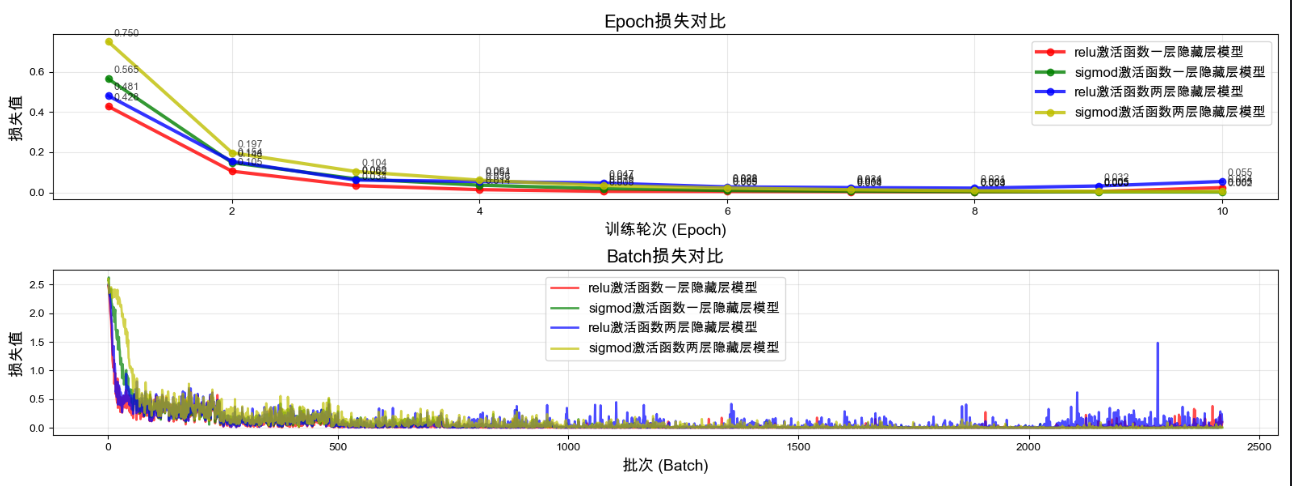

Python code for this plot:
import pandas as pd
import numpy as np
import torch
import torch.nn as nn
import torch.optim as optim
from torch.utils.data import Dataset, DataLoader
from matplotlib import pyplot as plt

# 设置字体
plt.rcParams['font.sans-serif'] = ['Arial Unicode MS']

# ... (Data loading and preprocessing remains the same) ...
dataset = pd.read_csv("../Week01/dataset.csv", sep="\t", header=None)
texts = dataset[0].tolist()
string_labels = dataset[1].tolist()

# 索引化，人工进行向量embedding
label_to_index = {label: i for i, label in enumerate(set(string_labels))}
# 为每个标签找到对应的索引向量
numerical_labels = [label_to_index[label] for label in string_labels]

char_to_index = {'<pad>': 0}
for text in texts:
    for char in text:
        if char not in char_to_index:
            char_to_index[char] = len(char_to_index)

index_to_char = {i: char for char, i in char_to_index.items()}
vocab_size = len(char_to_index)

max_len = 40


class CharBoWDataset(Dataset):
    def __init__(self, texts, labels, char_to_index, max_len, vocab_size):
        self.texts = texts
        self.labels = torch.tensor(labels, dtype=torch.long)
        self.char_to_index = char_to_index
        self.max_len = max_len
        self.vocab_size = vocab_size
        self.bow_vectors = self._create_bow_vectors()

    def _create_bow_vectors(self):
        tokenized_texts = []
        for text in self.texts:
            tokenized = [self.char_to_index.get(char, 0) for char in text[:self.max_len]]
            tokenized += [0] * (self.max_len - len(tokenized))
            tokenized_texts.append(tokenized)

        bow_vectors = []
        for text_indices in tokenized_texts:
            bow_vector = torch.zeros(self.vocab_size)
            for index in text_indices:
                if index != 0:
                    bow_vector[index] += 1
            bow_vectors.append(bow_vector)
        return torch.stack(bow_vectors)

    def __len__(self):
        return len(self.texts)

    def __getitem__(self, idx):
        return self.bow_vectors[idx], self.labels[idx]


class SimpleClassifier(nn.Module):
    def __init__(self, input_dim, hidden_dim, output_dim, activate):
        super(SimpleClassifier, self).__init__()
        self.fc1 = nn.Linear(input_dim, hidden_dim)
        self.activate = activate
        self.fc2 = nn.Linear(hidden_dim, output_dim)

    def forward(self, x):
        out = self.fc1(x)
        out = self.activate(out)
        out = self.fc2(out)
        return out


class SimpleClassifier2(nn.Module):
    def __init__(self, input_dim, hidden_dim, output_dim, activate):
        super(SimpleClassifier2, self).__init__()
        self.fc1 = nn.Linear(input_dim, hidden_dim)
        self.activate = activate
        self.fc2 = nn.Linear(hidden_dim, hidden_dim // 2)
        self.activate2 = activate
        self.fc3 = nn.Linear(hidden_dim // 2, output_dim)

    def forward(self, x):
        out = self.fc1(x)
        out = self.activate(out)
        out = self.fc2(out)
        out = self.activate2(out)
        out = self.fc3(out)
        return out


char_dataset = CharBoWDataset(texts, numerical_labels, char_to_index, max_len, vocab_size)
dataloader = DataLoader(char_dataset, batch_size=50, shuffle=True)

hidden_dim = 128
output_dim = len(label_to_index)
models = [SimpleClassifier(vocab_size, hidden_dim, output_dim, nn.ReLU()),
          SimpleClassifier(vocab_size, hidden_dim, output_dim, nn.Sigmoid()),
          SimpleClassifier2(vocab_size, hidden_dim, output_dim, nn.ReLU()),
          SimpleClassifier2(vocab_size, hidden_dim, output_dim, nn.Sigmoid())]
criterion = nn.CrossEntropyLoss()
optimizers = [optim.Adam(models[0].parameters(), lr=0.01), optim.Adam(models[1].parameters(), lr=0.01),
              optim.Adam(models[2].parameters(), lr=0.01), optim.Adam(models[3].parameters(), lr=0.01)]

num_epochs = 10
epoch_loss = [[], [], [], []]
batch_loss = [[], [], [], []]
for epoch in range(num_epochs):
    for model in models:
        model.train()
    running_loss = [0.0, 0.0, 0.0, 0.0]
    for idx, (inputs, labels) in enumerate(dataloader):
        for i, model in enumerate(models):
            # 梯度清零
            optimizers[i].zero_grad()
            # 前向传播
            outputs = model(inputs)
            # 损失计算
            loss = criterion(outputs, labels)
            # 反向传播
            loss.backward()
            # 参数更新
            optimizers[i].step()
            batch_loss[i].append(loss.item())
            running_loss[i] += loss.item()
    for i, loss in enumerate(running_loss):
        epoch_loss[i].append(np.round(loss / len(dataloader), 4))
    print(f"relu Epoch [{epoch + 1}/{num_epochs}], Loss: {running_loss[0] / len(dataloader):.4f}")
    print(f"sigmod Epoch [{epoch + 1}/{num_epochs}], Loss: {running_loss[1] / len(dataloader):.4f}")
    print(f"relu2 Epoch [{epoch + 1}/{num_epochs}], Loss: {running_loss[2] / len(dataloader):.4f}")
    print(f"sigmod2 Epoch [{epoch + 1}/{num_epochs}], Loss: {running_loss[3] / len(dataloader):.4f}")


def classify_text(text, model, char_to_index, vocab_size, max_len, index_to_label):
    tokenized = [char_to_index.get(char, 0) for char in text[:max_len]]
    tokenized += [0] * (max_len - len(tokenized))

    bow_vector = torch.zeros(vocab_size)
    for index in tokenized:
        if index != 0:
            bow_vector[index] += 1

    bow_vector = bow_vector.unsqueeze(0)
    # 切换为预测模式
    model.eval()
    # 不计算梯度
    with torch.no_grad():
        output = model(bow_vector)
    # 选择最大的类别
    _, predicted_index = torch.max(output, 1)
    predicted_index = predicted_index.item()
    predicted_label = index_to_label[predicted_index]

    return predicted_label


# 损失函数绘图
fig, (ax1, ax2) = plt.subplots(2, 1, figsize=(16, 6))
x_label = ["relu激活函数一层隐藏层模型", "sigmod激活函数一层隐藏层模型",
           "relu激活函数两层隐藏层模型", "sigmod激活函数两层隐藏层模型"]
# 图1: Epoch损失对比
for i, (losses, name, color) in enumerate(zip(epoch_loss, x_label, ['r', 'g', "b", "y"])):
    epochs = range(1, len(losses) + 1)
    ax1.plot(epochs, losses, 'o-', linewidth=3, markersize=6,
             label=name, color=color, alpha=0.8)

    # 添加数值标签（每隔几个epoch显示一次）
    step = max(1, len(losses) // 10)
    for j in range(0, len(losses), step):
        ax1.annotate(f'{losses[j]:.3f}',
                     xy=(j + 1, losses[j]),
                     xytext=(5, 5), textcoords='offset points',
                     fontsize=9, alpha=0.7)

ax1.set_xlabel('训练轮次 (Epoch)', fontsize=14, fontweight='bold')
ax1.set_ylabel('损失值', fontsize=14, fontweight='bold')
ax1.set_title('Epoch损失对比', fontsize=16, fontweight='bold')
ax1.legend(fontsize=12)
ax1.grid(True, alpha=0.3)

# 图2: Batch损失对比
for i, (losses, name, color) in enumerate(zip(batch_loss, x_label, ['r', 'g', "b", "y"])):
    batches = range(1, len(losses) + 1)
    ax2.plot(batches, losses, '-', linewidth=2,
             label=name, color=color, alpha=0.7)

ax2.set_xlabel('批次 (Batch)', fontsize=14, fontweight='bold')
ax2.set_ylabel('损失值', fontsize=14, fontweight='bold')
ax2.set_title('Batch损失对比', fontsize=16, fontweight='bold')
ax2.legend(fontsize=12)
ax2.grid(True, alpha=0.3)

plt.tight_layout()
plt.show()

index_to_label = {i: label for label, i in label_to_index.items()}

new_text = "帮我导航到北京"
new_text_2 = "查询明天北京的天气"
for i, model in enumerate(models):
    predicted_class = classify_text(new_text, model, char_to_index, vocab_size, max_len, index_to_label)
    print(f"模型{i} 输入 '{new_text}' 预测为: '{predicted_class}'")
    predicted_class_2 = classify_text(new_text_2, model, char_to_index, vocab_size, max_len, index_to_label)
    print(f"模型{i} 输入 '{new_text_2}' 预测为: '{predicted_class_2}'")
